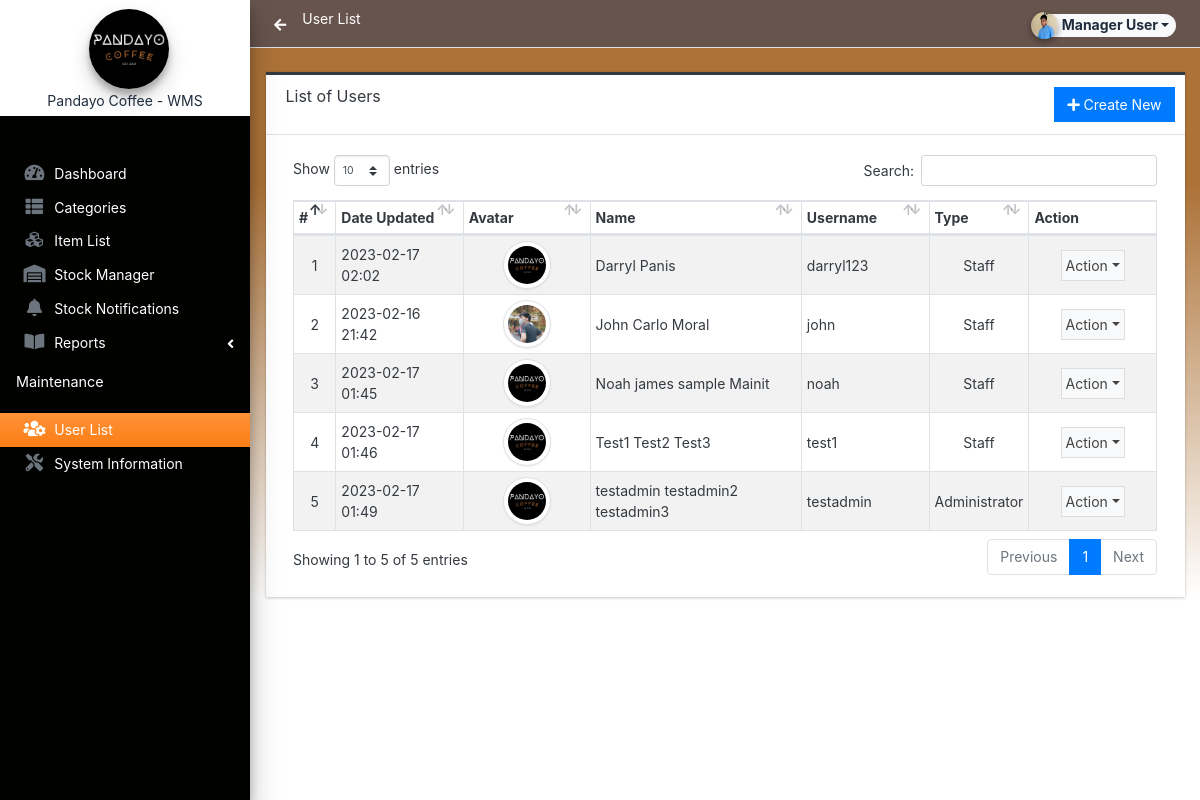
/admin/?page=user/list (signed in), run on the app's committed database.
### tables this page shows
CREATE TABLE `users_list` (
  `id` int(50) NOT NULL,
  `firstname` varchar(250) NOT NULL,
  `middlename` text DEFAULT NULL,
  `lastname` varchar(250) NOT NULL,
  `username` text NOT NULL,
  `password` text NOT NULL,
  `avatar` text DEFAULT NULL,
  `last_login` datetime DEFAULT NULL,
  `type` tinyint(1) NOT NULL DEFAULT 0,
  `date_added` datetime NOT NULL DEFAULT current_timestamp(),
  `date_updated` datetime DEFAULT current_timestamp() ON UPDATE current_timestamp()
);

### classes/DBConnection.php (called while the page is built, shortened)
<?php
class DBConnection{
    private $host = DB_SERVER;
    private $username = DB_USERNAME;
    private $password = DB_PASSWORD;
    private $database = DB_NAME;
    public $conn;
    public function __construct(){
        if (!isset($this->conn)) {
            $this->conn = new mysqli($this->host, $this->username, $this->password, $this->database);
        }
    }
}
?>

### classes/SystemSettings.php (called while the page is built, shortened)
<?php
class SystemSettings extends DBConnection{
	function userdata($field = ''){
		if(!empty($field)){
			if(isset($_SESSION['userdata'][$field]))
				return $_SESSION['userdata'][$field];
			else
				return null;
		}else{
			return false;
		}
	}
	function info($field=''){
		if(!empty($field)){
			if(isset($_SESSION['system_info'][$field]))
				return $_SESSION['system_info'][$field];
			else
				return false;
		}else{
			return false;
		}
	}
}
$_settings = new SystemSettings();
?>

### config.php (called while the page is built, shortened)
<?php
require_once('classes/DBConnection.php');
require_once('classes/SystemSettings.php');
function validate_image($file){
    global $_settings;
	if(!empty($file)){
        $ex = explode("?",$file);
        $file = $ex[0];
        $ts = isset($ex[1]) ? "?".$ex[1] : '';
		if(is_file(base_app.$file)){
			return base_url.$file.$ts;
		}else{
			return base_url.($_settings->info('logo'));
		}
	}else{
		return base_url.($_settings->info('logo'));
	}
}
?>

### admin/user/list.php (the view, shortened to what this page needs)
<div class="card card-outline rounded-0 card-dark">
	<div class="card-header">
		<h3 class="card-title">List of Users</h3>
		<div class="card-tools">
			<a href="./?page=user/manage_user" id="create_new" class="btn btn-flat btn-primary"><span class="fas fa-plus"></span>  Create New</a>
		</div>
	</div>
	<div class="card-body">
        <div class="container-fluid">
			<table class="table table-hover table-striped table-bordered" id="list">
				<colgroup>
					<col width="5%">
					<col width="15%">
					<col width="15%">
					<col width="25%">
					<col width="15%">
					<col width="10%">
					<col width="15%">
				</colgroup>
				<thead>
					<tr>
						<th>#</th>
						<th>Date Updated</th>
						<th>Avatar</th>
						<th>Name</th>
						<th>Username</th>
						<th>Type</th>
						<th>Action</th>
					</tr>
				</thead>
				<tbody>
					<?php
					$i = 1;
						$qry = $conn->query("SELECT *, concat(firstname,' ', coalesce(concat(middlename,' '), '') , lastname) as `name` from `users_list` where id != '{$_settings->userdata('id')}' order by concat(firstname,' ', lastname) asc ");
						while($row = $qry->fetch_assoc()):
					?>
						<tr>
							<td class="text-center"><?php echo $i++; ?></td>
							<td><?php echo date("Y-m-d H:i",strtotime($row['date_updated'])) ?></td>
							<td class="text-center">
                                <img src="<?= validate_image($row['avatar']) ?>" alt="" class="img-thumbnail rounded-circle user-avatar">
                            </td>
							<td><?php echo $row['name'] ?></td>
							<td><?php echo $row['username'] ?></td>
							<td class="text-center">
                                <?php if($row['type'] == 1): ?>
                                    Administrator
                                <?php elseif($row['type'] == 2): ?>
                                    Staff
                                <?php else: ?>
									N/A
                                <?php endif; ?>
                            </td>
							<td align="center">
								 <button type="button" class="btn btn-flat p-1 btn-default btn-sm dropdown-toggle dropdown-icon" data-toggle="dropdown">
				                  		Action
				                  </button>
							</td>
						</tr>
					<?php endwhile; ?>
				</tbody>
			</table>
		</div>
	</div>
</div>

### admin/user/list.php (style rules this page uses)
.user-avatar { width:3rem; height:3rem; object-fit:scale-down; object-position:center center; }

### data on the page
users_list: date_updated "2023-02-17 02:02", name "Darryl Panis", username "darryl123", type "Staff"
users_list: date_updated "2023-02-16 21:42", avatar (picture), name "John Carlo Moral", username "john", type "Staff"
users_list: date_updated "2023-02-17 01:45", name "Noah james sample Mainit", username "noah", type "Staff"
users_list: date_updated "2023-02-17 01:46", name "Test1 Test2 Test3", username "test1", type "Staff"
users_list: date_updated "2023-02-17 01:49", name "testadmin testadmin2 testadmin3", username "testadmin", type "Administrator"

### other printed values
$pageTitle "User List"
$_settings->userdata('firstname').' '.$_settings->userdata('lastname') "Manager User"
$_settings->info('short_name') "Pandayo Coffee - WMS"
